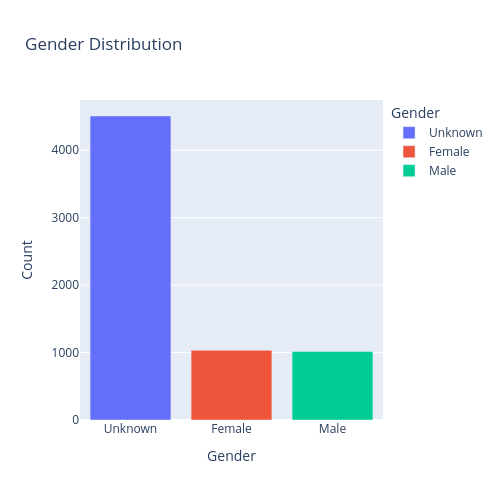

Notebook code cell kept with this figure:
### Code cell
gender_counts = deepfake_df['gender'].value_counts().reset_index()
gender_counts.columns = ['Gender', 'Count']

fig = px.bar(
            gender_counts,
            x='Gender',
            y='Count',
            title='Gender Distribution',
            color='Gender'
            )

fig.update_layout(  height = 500, width = 500,
                    xaxis_title='Gender',
                    yaxis_title='Count'
                 )

fig.show()

### Figure 1 — Plotly figure (JSON) as saved in the notebook; plotly's stock layout.template omitted (floating-point values rounded to 4 significant figures)
{"data": [{"hovertemplate": "Gender=%{x}<br>Count=%{y}<extra></extra>", "legendgroup": "Unknown", "marker": {"color": "#636efa", "pattern": {"shape": ""}}, "name": "Unknown", "orientation": "v", "showlegend": true, "textposition": "auto", "type": "bar", "x": ["Unknown"], "xaxis": "x", "y": [4507], "yaxis": "y"}, {"hovertemplate": "Gender=%{x}<br>Count=%{y}<extra></extra>", "legendgroup": "Female", "marker": {"color": "#EF553B", "pattern": {"shape": ""}}, "name": "Female", "orientation": "v", "showlegend": true, "textposition": "auto", "type": "bar", "x": ["Female"], "xaxis": "x", "y": [1033], "yaxis": "y"}, {"hovertemplate": "Gender=%{x}<br>Count=%{y}<extra></extra>", "legendgroup": "Male", "marker": {"color": "#00cc96", "pattern": {"shape": ""}}, "name": "Male", "orientation": "v", "showlegend": true, "textposition": "auto", "type": "bar", "x": ["Male"], "xaxis": "x", "y": [1017], "yaxis": "y"}], "layout": {"barmode": "relative", "height": 500, "legend": {"title": {"text": "Gender"}, "tracegroupgap": 0}, "title": {"text": "Gender Distribution"}, "width": 500, "xaxis": {"anchor": "y", "categoryarray": ["Unknown", "Female", "Male"], "categoryorder": "array", "domain": [0, 1], "title": {"text": "Gender"}}, "yaxis": {"anchor": "x", "domain": [0, 1], "title": {"text": "Count"}}}}
